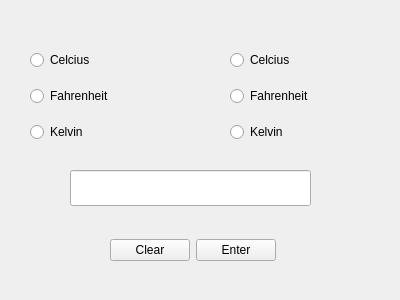
<?xml version="1.0" encoding="UTF-8"?>
<ui version="4.0">
 <class>temp_conv_ui</class>
 <widget class="QWidget" name="temp_conv_ui">
  <property name="geometry">
   <rect>
    <x>0</x>
    <y>0</y>
    <width>400</width>
    <height>300</height>
   </rect>
  </property>
  <property name="maximumSize">
   <size>
    <width>400</width>
    <height>300</height>
   </size>
  </property>
  <property name="windowTitle">
   <string>Form</string>
  </property>
  <widget class="QWidget" name="horizontalLayoutWidget">
   <property name="geometry">
    <rect>
     <x>90</x>
     <y>230</y>
     <width>206</width>
     <height>41</height>
    </rect>
   </property>
   <layout class="QHBoxLayout" name="horizontalLayout">
    <item>
     <spacer name="horizontalSpacer_4">
      <property name="orientation">
       <enum>Qt::Horizontal</enum>
      </property>
      <property name="sizeHint" stdset="0">
       <size>
        <width>40</width>
        <height>20</height>
       </size>
      </property>
     </spacer>
    </item>
    <item>
     <widget class="QPushButton" name="clearButton">
      <property name="text">
       <string>Clear</string>
      </property>
     </widget>
    </item>
    <item>
     <widget class="QPushButton" name="enterButton">
      <property name="text">
       <string>Enter</string>
      </property>
     </widget>
    </item>
    <item>
     <spacer name="horizontalSpacer_3">
      <property name="orientation">
       <enum>Qt::Horizontal</enum>
      </property>
      <property name="sizeHint" stdset="0">
       <size>
        <width>40</width>
        <height>20</height>
       </size>
      </property>
     </spacer>
    </item>
   </layout>
  </widget>
  <widget class="QWidget" name="verticalLayoutWidget">
   <property name="geometry">
    <rect>
     <x>30</x>
     <y>40</y>
     <width>141</width>
     <height>112</height>
    </rect>
   </property>
   <layout class="QVBoxLayout" name="verticalLayout">
    <item>
     <widget class="QRadioButton" name="leftHand_Celcius">
      <property name="text">
       <string>Celcius</string>
      </property>
     </widget>
    </item>
    <item>
     <widget class="QRadioButton" name="leftHand_Fahrenheit">
      <property name="text">
       <string>Fahrenheit</string>
      </property>
     </widget>
    </item>
    <item>
     <widget class="QRadioButton" name="leftHand_Kelvin">
      <property name="text">
       <string>Kelvin</string>
      </property>
     </widget>
    </item>
   </layout>
  </widget>
  <widget class="QWidget" name="verticalLayoutWidget_2">
   <property name="geometry">
    <rect>
     <x>230</x>
     <y>40</y>
     <width>141</width>
     <height>112</height>
    </rect>
   </property>
   <layout class="QVBoxLayout" name="verticalLayout_2">
    <item>
     <widget class="QRadioButton" name="rightHand_Celcius">
      <property name="text">
       <string>Celcius</string>
      </property>
     </widget>
    </item>
    <item>
     <widget class="QRadioButton" name="rightHand_Fahrenheit">
      <property name="text">
       <string>Fahrenheit</string>
      </property>
     </widget>
    </item>
    <item>
     <widget class="QRadioButton" name="rightHand_Kelvin">
      <property name="text">
       <string>Kelvin</string>
      </property>
     </widget>
    </item>
   </layout>
  </widget>
  <widget class="QLineEdit" name="lineEdit">
   <property name="geometry">
    <rect>
     <x>70</x>
     <y>170</y>
     <width>241</width>
     <height>36</height>
    </rect>
   </property>
  </widget>
 </widget>
 <resources/>
 <connections>
  <connection>
   <sender>clearButton</sender>
   <signal>clicked()</signal>
   <receiver>lineEdit</receiver>
   <slot>clear()</slot>
   <hints>
    <hint type="sourcelabel">
     <x>138</x>
     <y>245</y>
    </hint>
    <hint type="destinationlabel">
     <x>148</x>
     <y>197</y>
    </hint>
   </hints>
  </connection>
 </connections>
</ui>
